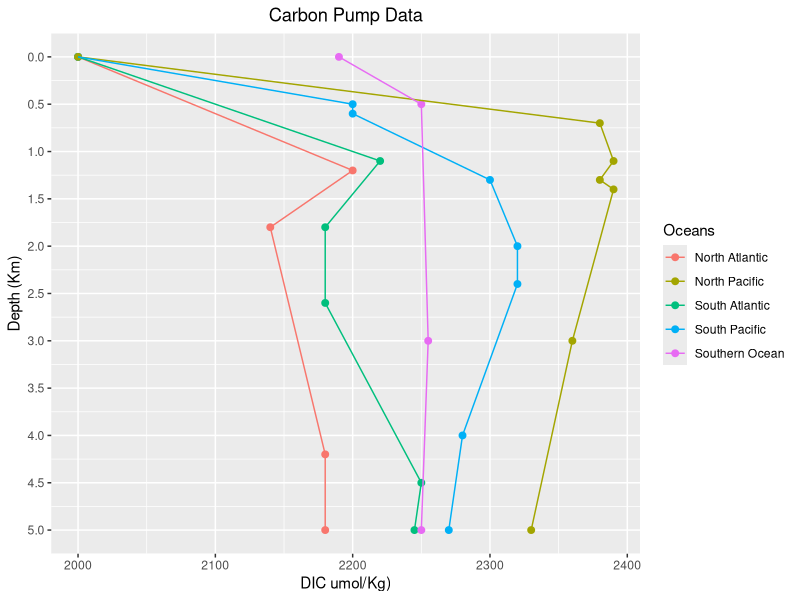

Write the R code that produced this figure.
library(ggplot2)

setwd("C:/Users/clali/OneDrive/Desktop/EOS_CLASS/Lab 8")
CarbonPumpData<-read.csv('CarbonPumpData.csv')

ggplot(data= CarbonPumpData, aes(x= DIC, y=Depth, color=as.factor(Ocean)))+
  theme(plot.title = element_text(hjust=0.5)) +
  geom_point(size=2)+
  geom_path()+
  xlab('DIC umol/Kg)')+
  ylab ('Depth (Km)')+
  ggtitle ('Carbon Pump Data')+
  labs(color= 'Oceans')+
  scale_y_reverse(breaks=seq(0,5, 0.5))+
  scale_x_continuous()